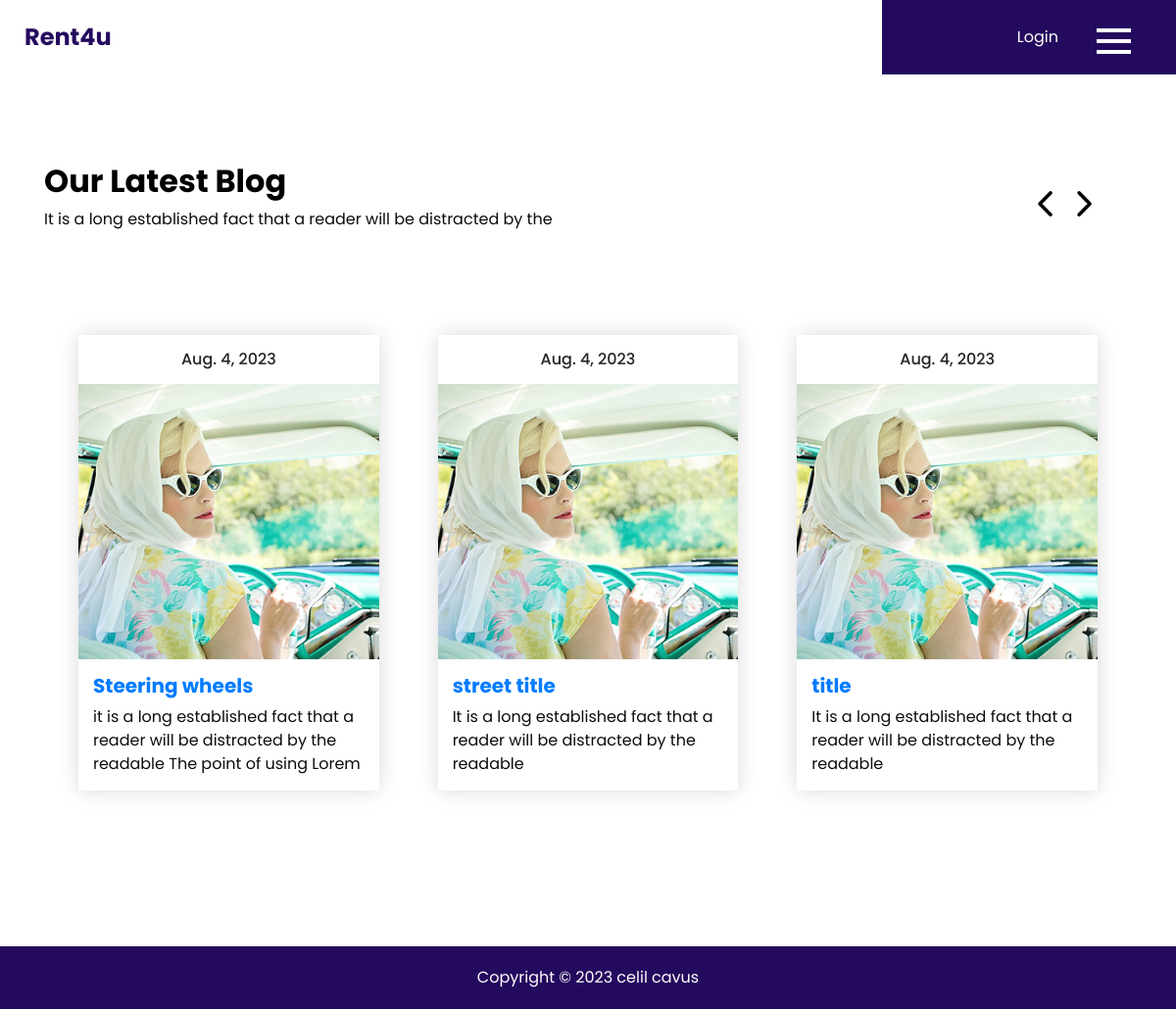
Screenshot of /blog/ with the database file from the repository.
### blog/models.py (models this page shows)
class BlogModel(models.Model):
    title = models.CharField(max_length=100)
    date = models.DateField(auto_now_add=True)
    image = models.CharField(max_length=100)
    description = models.TextField(max_length=400)

### blog/views.py (the view)
# urls.py: path('',views.blog),
def blog(request):
    val = BlogModel.objects.all()
    blogVal = {
        'blog':val
    }
    return render(request,'blog/index.html',blogVal)

### templates/blog/index.html
{% extends 'shared/_layout.html' %}
{% load static %}
{% block content %}
    <section class="blog_section layout_padding">
        <div class="container">
          <div class="heading_container">
            <h2>
              Our Latest Blog
            </h2>
            <p>
              It is a long established fact that a reader will be distracted by the
            </p>
          </div>
        </div>
        <div class="blog_container">
          <div class="layout_padding2-top">
            <div class="carousel-wrap ">
              <div class="owl-carousel">
                {% for x in blog %}
                  <div class="item">
                    <div class="box">
                      <div class="date-box">
                        <h6>
                          {{x.date}}
                        </h6>
                      </div>
                      <div class="img-box">
                        <img src="{% static 'images/b-1.jpg' %}" alt="">
                      </div>
                      <div class="detail-box">
                        <h5>
                          <a href="{% url 'details' x.id %}">{{x.title}}</a>
                        </h5>
                        <p>{{x.description}}</p>
                      </div>
                    </div>
                  </div>
                {% endfor %}
              </div>
            </div>
          </div>
        </div>
      </section>
{% endblock content %}

### static/css/style.css (style rules this page uses)
body { font-family: "Poppins", sans-serif; color: #0c0c0c; background-color: #ffffff; }
.layout_padding { padding-top: 90px; padding-bottom: 90px; }
.layout_padding2-top { padding-top: 45px; }
.heading_container { display: -webkit-box; display: -ms-flexbox; display: flex; -webkit-box-orient: vertical; -webkit-box-direction: normal; -ms-flex-direction: column; flex-direction: column; -webkit-box-align: start; -ms-flex-align: start; align-items: flex-start; }
.heading_container h2 { font-weight: bold; color: #000000; position: relative; }
a, a:hover, a:focus { text-decoration: none; }
.blog_section .blog_container { width: 90%; margin: auto; }
.blog_section .blog_container .date-box { padding: 15px 25px; color: #252525; position: relative; z-index: 2; text-align: center; }
.blog_section .blog_container .date-box h6 { margin: 0; }
.blog_section .blog_container .box { margin: 45px 20px; display: -webkit-box; display: -ms-flexbox; display: flex; -webkit-box-orient: vertical; -webkit-box-direction: normal; -ms-flex-direction: column; flex-direction: column; -webkit-box-align: center; -ms-flex-align: center; align-items: center; -webkit-box-shadow: 0 0 20px 0 rgba(0, 0, 0, 0.15); box-shadow: 0 0 20px 0 rgba(0, 0, 0, 0.15); }
.blog_section .blog_container .box .img-box { width: 100%; }
.blog_section .blog_container .box .img-box img { width: 100%; }
.blog_section .blog_container .box .detail-box { padding: 15px; }
.blog_section .blog_container .box .detail-box h5 { font-weight: bold; }
.blog_section .blog_container .box .detail-box p { margin: 0; }

### rows the page displays
BlogModel: date "Aug. 4, 2023", title "Steering wheels", description "it is a long established fact that a reader will be distracted by the readable The point of using Lorem"
BlogModel: date "Aug. 4, 2023", title "street title", description "It is a long established fact that a reader will be distracted by the readable"
BlogModel: date "Aug. 4, 2023", title "title", description "It is a long established fact that a reader will be distracted by the readable"
